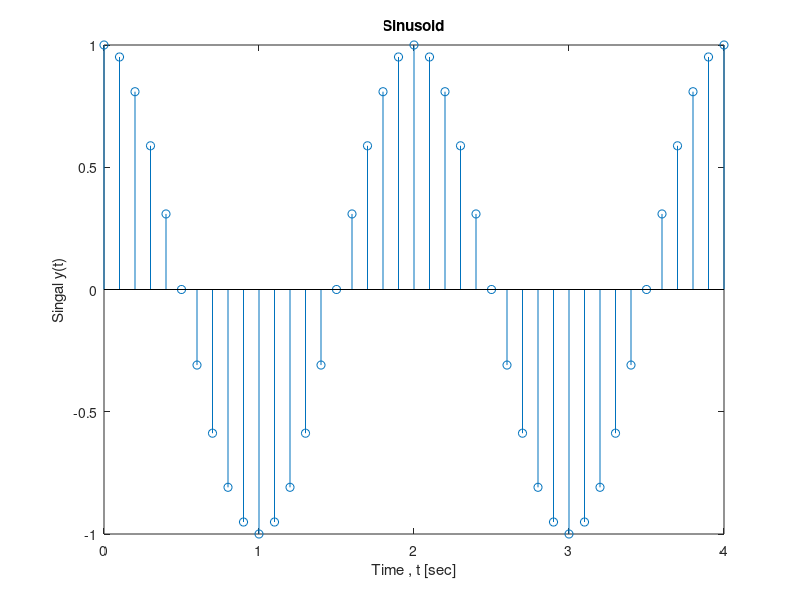
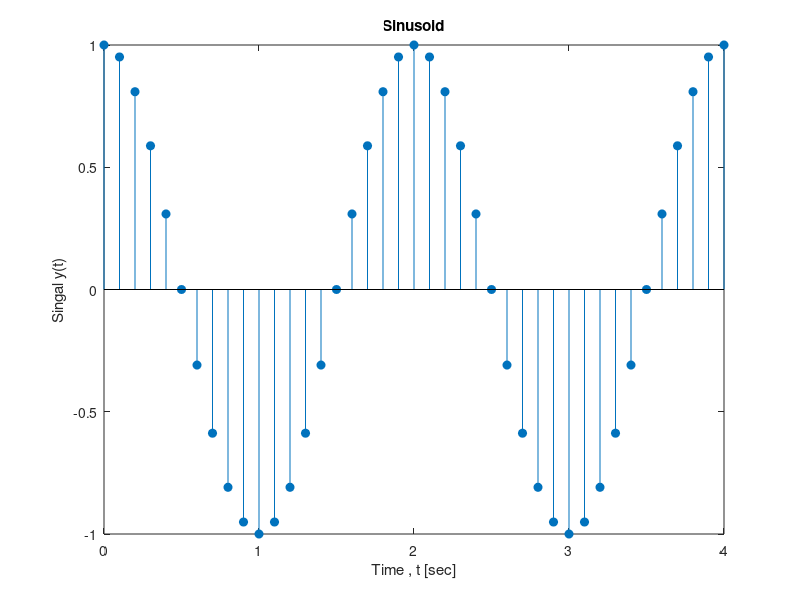

MATLAB code to generate these figures, in order:
clear ;
clc ;

t = 0:0.1:4;

f = 0.5;

y = cos( 2*pi*f*t );

figure(1)
stem(t,y) % 이산 그래프를 그릴때 적합
xlabel('Time , t [sec]');
ylabel('Singal y(t)');
title('Sinusoid');

figure(2)
stem(t, y, 'filled');
xlabel('Time , t [sec]');
ylabel('Singal y(t)');
title('Sinusoid');

 % stem -> 이산 그래프 그릴 때 사용.